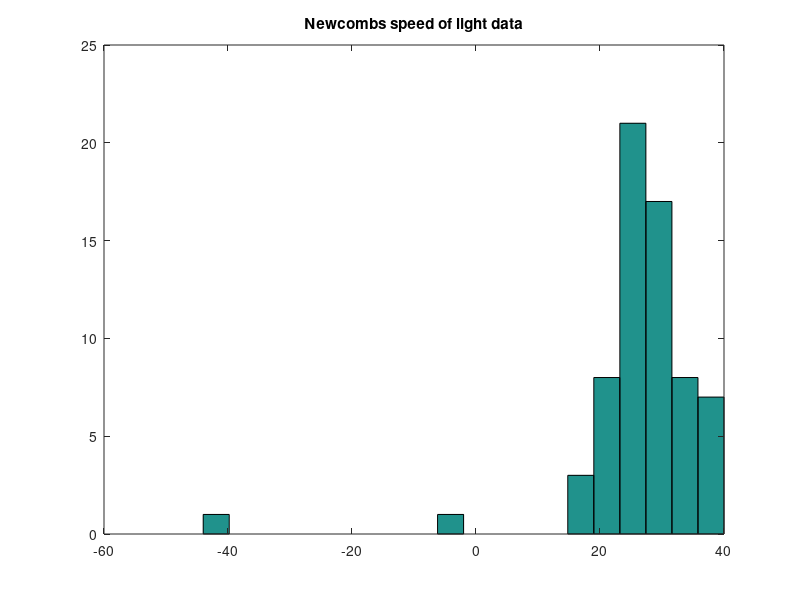

This figure's MATLAB source: (Note: this script raises an error after producing the figure.)
% see if Newcomb's speed of light data is Gaussian
% Similar to Gelman04 p77, except we use a plug-in approximation
% See newcomb.m for the Bayesian version

seed = 0; randn('state', seed); rand('state', seed);
folder = 'C:/kmurphy/PML/Figures';
doSave = 0;

% Data from http://www.stat.columbia.edu/~gelman/book/data/light.asc
D = [28 26 33 24 34 -44 27 16 40 -2  29 22 24 21 25 30 23 29 31 19 ...
     24 20 36 32 36 28 25 21 28 29  37 25 28 26 30 32 36 26 30 22 ...
     36 23 27 27 28 27 31 27 26 33  26 32 32 24 39 28 24 25 32 25 ...
      29 27 28 29 16 23];
n  = length(D);

% MLE
mu = mean(D); sigma = std(D);

% generate posterior samples
S = 1000;
rep = normrnd(mu, sigma, S, n);

% Plot data
figure(1); clf
hist(D,20); title('Newcombs speed of light data')
if doPrintPmtk, printPmtkFigures('newcombTruth2'); end;

% Plot sampled data
figure(2); clf
for i=1:9
  subplot(3,3,i)
  hist(rep(i,:))
  %set(gca,'xlim',[0 50])
  %title(sprintf('synth %d', i))
end
suplabel('posterior samples', 't')
if doPrintPmtk, printPmtkFigures('newcombSynth2'); end;

% compute distribution of test statistic
test = @(x) min(x);
for s=1:S
  testVal(s) = test(rep(s,:));
end
testValTrue = test(D);
figure(3);clf
hist(testVal);
title(sprintf('posterior of min(%s), true min=%d', 'x', testValTrue))
hold on
line([testValTrue, testValTrue], get(gca,'ylim'), 'color', 'r', 'linewidth', 3)
pvalBayes = mean(testVal >= testValTrue)
if doPrintPmtk, printPmtkFigures('newcombTestStat2'); end;



% Make the test statistic be hte sample variance
%test=inline('var(x)','x');
test = @(x) var(x);
for s=1:S
  testVal(s) = test(rep(s,:));
end
testValTrue = test(D);
figure(4);clf
hist(testVal);
title(sprintf('posterior of var(%s), true var=%3.2f', 'x', testValTrue))
hold on
line([testValTrue, testValTrue], get(gca,'ylim'), 'color', 'r', 'linewidth', 3)
pvalBayes = mean(testVal >= testValTrue)
if doPrintPmtk, printPmtkFigures('newcombHistoVar'); end;
